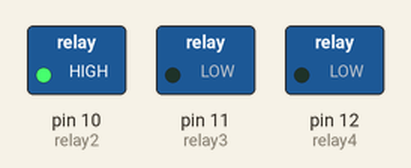
Simulated run of this sketch. Board: Arduino Uno, built with avr-gcc and run on an emulated ATmega328P. Parts: switched loads named in the sketch (green lamp = pin HIGH).

Above: at 0.5 s.
At 3.5 s:
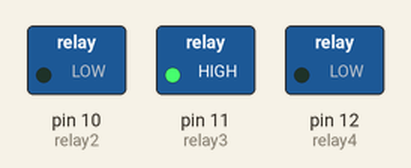
At 6.5 s:
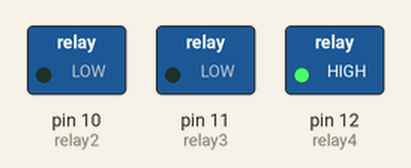
At 8.2 s:
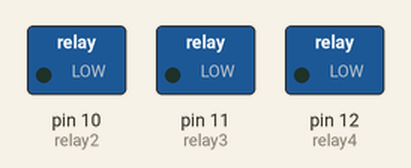
Timing chart, 0 to 12.4 s (numbered marks = the images above):
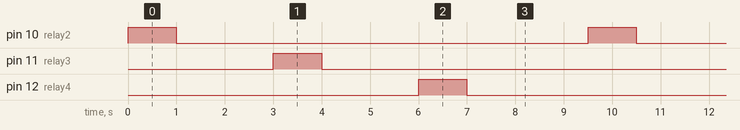

The sketch:

relay_test.ino
```cpp
const int relay2 = 10;
const int relay3 = 11;
const int relay4 = 12;
void setup() {
  // put your setup code here, to run once:
pinMode(relay2, OUTPUT);
pinMode(relay3, OUTPUT);
pinMode(relay4, OUTPUT);
}

void loop() {
  // put your main code here, to run repeatedly:

   digitalWrite(relay2,HIGH);
  delay(1000);
  digitalWrite(relay2,LOW);
  delay(2000);
   digitalWrite(relay3,HIGH);
  delay(1000);
  digitalWrite(relay3,LOW);
  delay(2000);
   digitalWrite(relay4,HIGH);
  delay(1000);
  digitalWrite(relay4,LOW);
  delay(2500);
}
```

Measured:
- by itself, pin 10 (relay2), pin 11 (relay3), pin 12 (relay4): alternates HIGH for 1.0 s and LOW for 8.5 s
- by itself, everything shown: repeats every 9.5 s, in 6 steps
